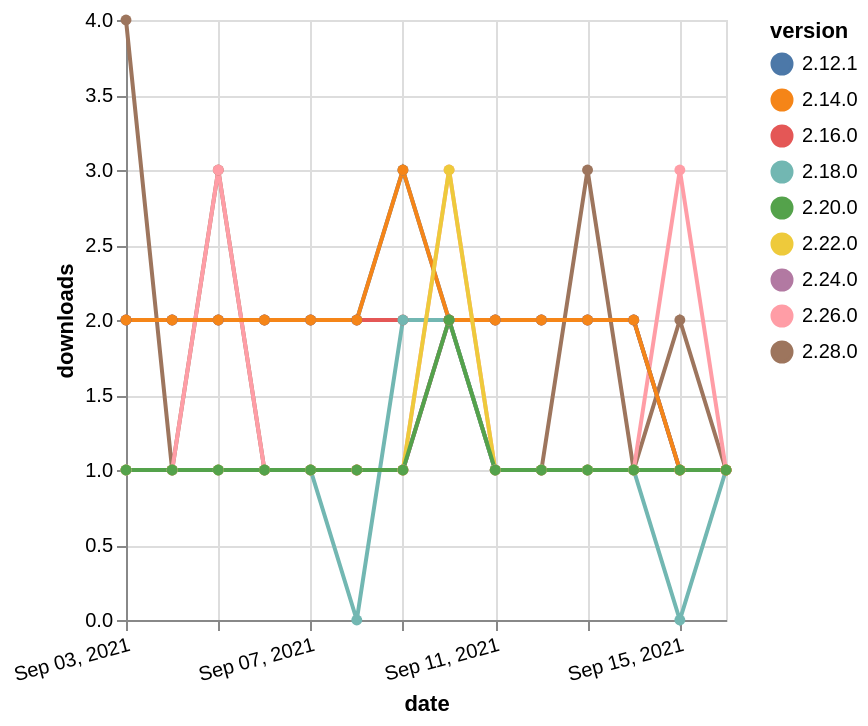

Write a Vega-Lite specification for this figure.
### Vega-Lite specification from a JSON file in a GitHub repository (floating-point values rounded to 4 significant figures)
{"$schema": "https://vega.github.io/schema/vega-lite/v5.json", "description": "A simple bar chart with embedded data.", "data": {"values": [{"date": "2021-09-03", "total": 139, "delta": 4, "version": "2.28.0"}, {"date": "2021-09-04", "total": 140, "delta": 1, "version": "2.28.0"}, {"date": "2021-09-05", "total": 143, "delta": 3, "version": "2.28.0"}, {"date": "2021-09-06", "total": 144, "delta": 1, "version": "2.28.0"}, {"date": "2021-09-07", "total": 145, "delta": 1, "version": "2.28.0"}, {"date": "2021-09-08", "total": 146, "delta": 1, "version": "2.28.0"}, {"date": "2021-09-09", "total": 147, "delta": 1, "version": "2.28.0"}, {"date": "2021-09-10", "total": 149, "delta": 2, "version": "2.28.0"}, {"date": "2021-09-11", "total": 150, "delta": 1, "version": "2.28.0"}, {"date": "2021-09-12", "total": 151, "delta": 1, "version": "2.28.0"}, {"date": "2021-09-13", "total": 154, "delta": 3, "version": "2.28.0"}, {"date": "2021-09-14", "total": 155, "delta": 1, "version": "2.28.0"}, {"date": "2021-09-15", "total": 157, "delta": 2, "version": "2.28.0"}, {"date": "2021-09-16", "total": 158, "delta": 1, "version": "2.28.0"}, {"date": "2021-09-03", "total": 2237, "delta": 2, "version": "2.16.0"}, {"date": "2021-09-04", "total": 2239, "delta": 2, "version": "2.16.0"}, {"date": "2021-09-05", "total": 2241, "delta": 2, "version": "2.16.0"}, {"date": "2021-09-06", "total": 2243, "delta": 2, "version": "2.16.0"}, {"date": "2021-09-07", "total": 2245, "delta": 2, "version": "2.16.0"}, {"date": "2021-09-08", "total": 2247, "delta": 2, "version": "2.16.0"}, {"date": "2021-09-09", "total": 2249, "delta": 2, "version": "2.16.0"}, {"date": "2021-09-10", "total": 2251, "delta": 2, "version": "2.16.0"}, {"date": "2021-09-11", "total": 2253, "delta": 2, "version": "2.16.0"}, {"date": "2021-09-12", "total": 2255, "delta": 2, "version": "2.16.0"}, {"date": "2021-09-13", "total": 2257, "delta": 2, "version": "2.16.0"}, {"date": "2021-09-14", "total": 2259, "delta": 2, "version": "2.16.0"}, {"date": "2021-09-15", "total": 2260, "delta": 1, "version": "2.16.0"}, {"date": "2021-09-16", "total": 2261, "delta": 1, "version": "2.16.0"}, {"date": "2021-09-03", "total": 318, "delta": 1, "version": "2.26.0"}, {"date": "2021-09-04", "total": 319, "delta": 1, "version": "2.26.0"}, {"date": "2021-09-05", "total": 322, "delta": 3, "version": "2.26.0"}, {"date": "2021-09-06", "total": 323, "delta": 1, "version": "2.26.0"}, {"date": "2021-09-07", "total": 324, "delta": 1, "version": "2.26.0"}, {"date": "2021-09-08", "total": 325, "delta": 1, "version": "2.26.0"}, {"date": "2021-09-09", "total": 326, "delta": 1, "version": "2.26.0"}, {"date": "2021-09-10", "total": 329, "delta": 3, "version": "2.26.0"}, {"date": "2021-09-11", "total": 330, "delta": 1, "version": "2.26.0"}, {"date": "2021-09-12", "total": 331, "delta": 1, "version": "2.26.0"}, {"date": "2021-09-13", "total": 332, "delta": 1, "version": "2.26.0"}, {"date": "2021-09-14", "total": 333, "delta": 1, "version": "2.26.0"}, {"date": "2021-09-15", "total": 336, "delta": 3, "version": "2.26.0"}, {"date": "2021-09-16", "total": 337, "delta": 1, "version": "2.26.0"}, {"date": "2021-09-03", "total": 183, "delta": 1, "version": "2.24.0"}, {"date": "2021-09-04", "total": 184, "delta": 1, "version": "2.24.0"}, {"date": "2021-09-05", "total": 185, "delta": 1, "version": "2.24.0"}, {"date": "2021-09-06", "total": 186, "delta": 1, "version": "2.24.0"}, {"date": "2021-09-07", "total": 187, "delta": 1, "version": "2.24.0"}, {"date": "2021-09-08", "total": 188, "delta": 1, "version": "2.24.0"}, {"date": "2021-09-09", "total": 189, "delta": 1, "version": "2.24.0"}, {"date": "2021-09-10", "total": 191, "delta": 2, "version": "2.24.0"}, {"date": "2021-09-11", "total": 192, "delta": 1, "version": "2.24.0"}, {"date": "2021-09-12", "total": 193, "delta": 1, "version": "2.24.0"}, {"date": "2021-09-13", "total": 194, "delta": 1, "version": "2.24.0"}, {"date": "2021-09-14", "total": 195, "delta": 1, "version": "2.24.0"}, {"date": "2021-09-15", "total": 196, "delta": 1, "version": "2.24.0"}, {"date": "2021-09-16", "total": 197, "delta": 1, "version": "2.24.0"}, {"date": "2021-09-03", "total": 295, "delta": 1, "version": "2.18.0"}, {"date": "2021-09-04", "total": 296, "delta": 1, "version": "2.18.0"}, {"date": "2021-09-05", "total": 297, "delta": 1, "version": "2.18.0"}, {"date": "2021-09-06", "total": 298, "delta": 1, "version": "2.18.0"}, {"date": "2021-09-07", "total": 299, "delta": 1, "version": "2.18.0"}, {"date": "2021-09-08", "total": 299, "delta": 0, "version": "2.18.0"}, {"date": "2021-09-09", "total": 301, "delta": 2, "version": "2.18.0"}, {"date": "2021-09-10", "total": 303, "delta": 2, "version": "2.18.0"}, {"date": "2021-09-11", "total": 304, "delta": 1, "version": "2.18.0"}, {"date": "2021-09-12", "total": 305, "delta": 1, "version": "2.18.0"}, {"date": "2021-09-13", "total": 306, "delta": 1, "version": "2.18.0"}, {"date": "2021-09-14", "total": 307, "delta": 1, "version": "2.18.0"}, {"date": "2021-09-15", "total": 307, "delta": 0, "version": "2.18.0"}, {"date": "2021-09-16", "total": 308, "delta": 1, "version": "2.18.0"}, {"date": "2021-09-03", "total": 2552, "delta": 2, "version": "2.12.1"}, {"date": "2021-09-04", "total": 2554, "delta": 2, "version": "2.12.1"}, {"date": "2021-09-05", "total": 2556, "delta": 2, "version": "2.12.1"}, {"date": "2021-09-06", "total": 2558, "delta": 2, "version": "2.12.1"}, {"date": "2021-09-07", "total": 2560, "delta": 2, "version": "2.12.1"}, {"date": "2021-09-08", "total": 2562, "delta": 2, "version": "2.12.1"}, {"date": "2021-09-09", "total": 2565, "delta": 3, "version": "2.12.1"}, {"date": "2021-09-10", "total": 2567, "delta": 2, "version": "2.12.1"}, {"date": "2021-09-11", "total": 2569, "delta": 2, "version": "2.12.1"}, {"date": "2021-09-12", "total": 2571, "delta": 2, "version": "2.12.1"}, {"date": "2021-09-13", "total": 2573, "delta": 2, "version": "2.12.1"}, {"date": "2021-09-14", "total": 2575, "delta": 2, "version": "2.12.1"}, {"date": "2021-09-15", "total": 2576, "delta": 1, "version": "2.12.1"}, {"date": "2021-09-16", "total": 2577, "delta": 1, "version": "2.12.1"}, {"date": "2021-09-03", "total": 2606, "delta": 2, "version": "2.14.0"}, {"date": "2021-09-04", "total": 2608, "delta": 2, "version": "2.14.0"}, {"date": "2021-09-05", "total": 2610, "delta": 2, "version": "2.14.0"}, {"date": "2021-09-06", "total": 2612, "delta": 2, "version": "2.14.0"}, {"date": "2021-09-07", "total": 2614, "delta": 2, "version": "2.14.0"}, {"date": "2021-09-08", "total": 2616, "delta": 2, "version": "2.14.0"}, {"date": "2021-09-09", "total": 2619, "delta": 3, "version": "2.14.0"}, {"date": "2021-09-10", "total": 2621, "delta": 2, "version": "2.14.0"}, {"date": "2021-09-11", "total": 2623, "delta": 2, "version": "2.14.0"}, {"date": "2021-09-12", "total": 2625, "delta": 2, "version": "2.14.0"}, {"date": "2021-09-13", "total": 2627, "delta": 2, "version": "2.14.0"}, {"date": "2021-09-14", "total": 2629, "delta": 2, "version": "2.14.0"}, {"date": "2021-09-15", "total": 2630, "delta": 1, "version": "2.14.0"}, {"date": "2021-09-16", "total": 2631, "delta": 1, "version": "2.14.0"}, {"date": "2021-09-03", "total": 240, "delta": 1, "version": "2.22.0"}, {"date": "2021-09-04", "total": 241, "delta": 1, "version": "2.22.0"}, {"date": "2021-09-05", "total": 242, "delta": 1, "version": "2.22.0"}, {"date": "2021-09-06", "total": 243, "delta": 1, "version": "2.22.0"}, {"date": "2021-09-07", "total": 244, "delta": 1, "version": "2.22.0"}, {"date": "2021-09-08", "total": 245, "delta": 1, "version": "2.22.0"}, {"date": "2021-09-09", "total": 246, "delta": 1, "version": "2.22.0"}, {"date": "2021-09-10", "total": 249, "delta": 3, "version": "2.22.0"}, {"date": "2021-09-11", "total": 250, "delta": 1, "version": "2.22.0"}, {"date": "2021-09-12", "total": 251, "delta": 1, "version": "2.22.0"}, {"date": "2021-09-13", "total": 252, "delta": 1, "version": "2.22.0"}, {"date": "2021-09-14", "total": 253, "delta": 1, "version": "2.22.0"}, {"date": "2021-09-15", "total": 254, "delta": 1, "version": "2.22.0"}, {"date": "2021-09-16", "total": 255, "delta": 1, "version": "2.22.0"}, {"date": "2021-09-03", "total": 209, "delta": 1, "version": "2.20.0"}, {"date": "2021-09-04", "total": 210, "delta": 1, "version": "2.20.0"}, {"date": "2021-09-05", "total": 211, "delta": 1, "version": "2.20.0"}, {"date": "2021-09-06", "total": 212, "delta": 1, "version": "2.20.0"}, {"date": "2021-09-07", "total": 213, "delta": 1, "version": "2.20.0"}, {"date": "2021-09-08", "total": 214, "delta": 1, "version": "2.20.0"}, {"date": "2021-09-09", "total": 215, "delta": 1, "version": "2.20.0"}, {"date": "2021-09-10", "total": 217, "delta": 2, "version": "2.20.0"}, {"date": "2021-09-11", "total": 218, "delta": 1, "version": "2.20.0"}, {"date": "2021-09-12", "total": 219, "delta": 1, "version": "2.20.0"}, {"date": "2021-09-13", "total": 220, "delta": 1, "version": "2.20.0"}, {"date": "2021-09-14", "total": 221, "delta": 1, "version": "2.20.0"}, {"date": "2021-09-15", "total": 222, "delta": 1, "version": "2.20.0"}, {"date": "2021-09-16", "total": 223, "delta": 1, "version": "2.20.0"}]}, "width": "container", "mark": {"type": "line", "point": {"filled": true}}, "encoding": {"x": {"field": "date", "type": "temporal", "timeUnit": "yearmonthdate", "title": "date", "axis": {"labelAngle": -15}}, "y": {"field": "delta", "type": "quantitative", "title": "downloads"}, "color": {"field": "version", "type": "nominal"}, "tooltip": {"field": "delta"}}}
